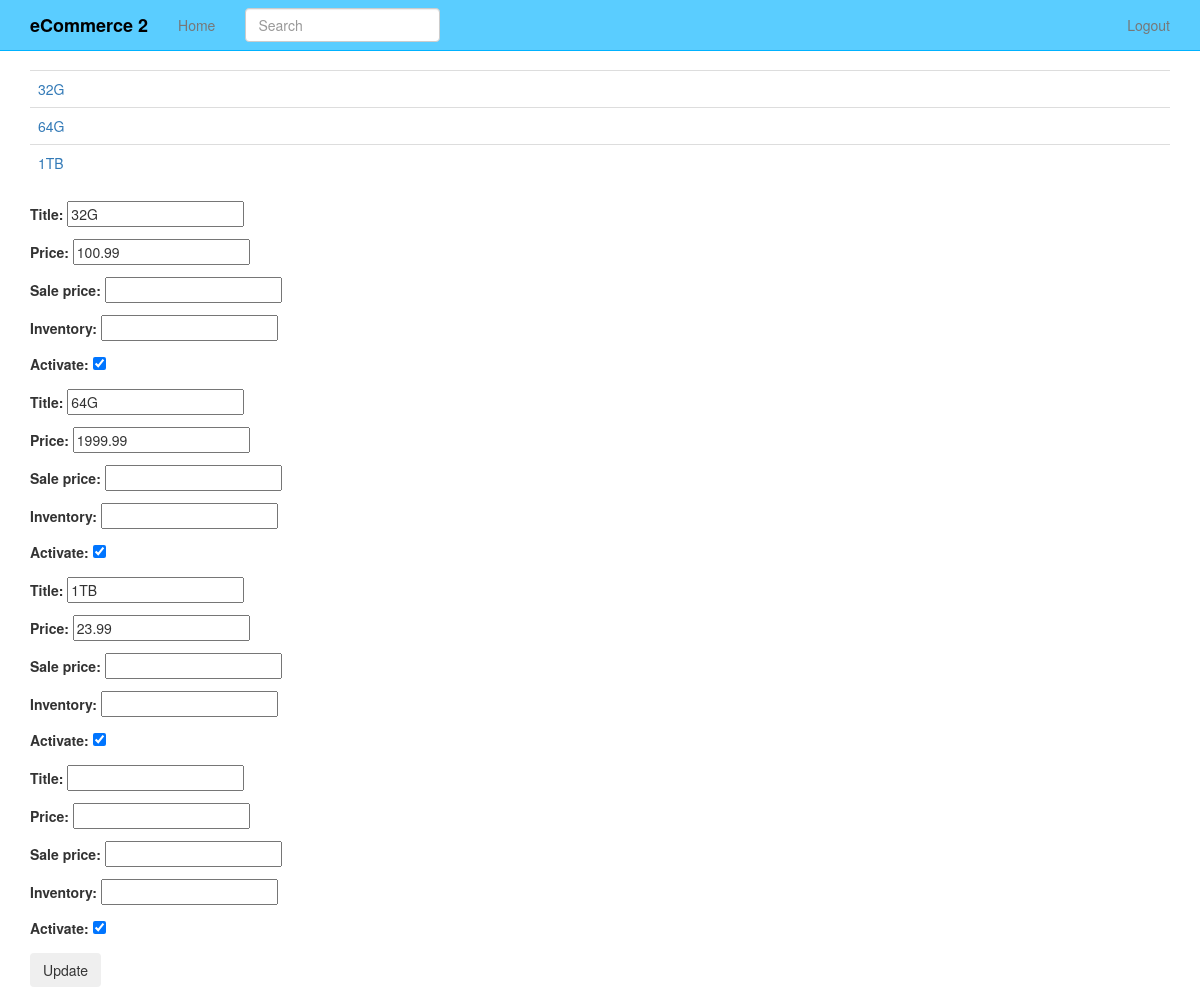
The page /products/2/inventory/ (signed in) on the database its author committed.
### products/models.py (models this page shows, shortened)
class Variation(models.Model):
	product = models.ForeignKey(Product)
	title = models.CharField(max_length=120)
	price = models.DecimalField(decimal_places=2, max_digits=20)
	sale_price = models.DecimalField(decimal_places=2, max_digits=20, null=True, blank=True)
	activate = models.BooleanField(default=True)
	inventory = models.IntegerField(null=True, blank=True)
	def get_absolute_url(self):
		self.product.get_absolute_url() #프로덕트의 url이 필오할 수 있다

### products/views.py (the view, shortened to what this page needs)
# urls.py: url(r'^(?P<pk>\d+)/inventory/$', VariationListView.as_view(), name='product_inventory'),
class VariationListView(LoginRequiredMixin, ListView):
	model = Variation
	def get_context_data(self, *args, **kwargs): #오버라이딩
		context = super(VariationListView, self).get_context_data(*args, **kwargs)
		context["formset"] = VariationInventoryFormSet(queryset=self.get_queryset())
		return context
	def get_queryset(self, *args, **kwargs): #오버라이딩\
		product_pk = self.kwargs.get('pk') #self.kwargs = {'pk':'pk값'}
		product = get_object_or_404(Product, pk=product_pk)
		queryset = product.variation_set.all()
		return queryset

### products/mixins.py (called while the page is built)
	@method_decorator(login_required)
	def dispatch(self, request, *args, **kwargs):
		return super(LoginRequiredMixin, self).dispatch(request, *args, **kwargs)

### products/models.py (called while the page is built)
	def activate(self):
		return self.filter(activate = True)

	def get_queryset(self):
		return ProductQuerySet(self.model, using=self._db)

	def all(self, *args, **kwargs):
		return self.get_queryset().activate()

	def get_absolute_url(self):
		return reverse("product_detail", kwargs={"pk": self.pk})

### products/templates/products/variation_list.html
{% extends 'base.html' %}
{% block content %}
<table class="table">
{% for object in object_list %}
<tr>
	<td>
		<a href='{{ object.get_absolute_url }}'>{{ object.title }}</a>
	</td>
</tr>
{% endfor %}
</table>
<form method="POST" action="">{% csrf_token %}
	{{formset.as_p}}
	<input type="submit" value="Update" class="btn">
</form>
{% endblock %}

### static_in_pro/our_static/css/navbar-static-top.css (style rules this page uses)
body { min-height: 1000px; }

### rows shown on the page
Variation: title "32G"
Variation: title "64G"
Variation: title "1TB"
